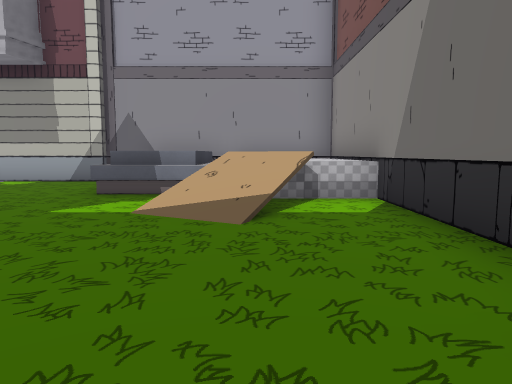
view 1 (above)

18 first-person views from a walk through a Godot game level. The camera is 1.4 m above the floor, tilts 6° down and sees 70° across. The floor is counted in squares, 2 m on a side. Each view is taken from the middle of a square. On the plan, view 1 faces up. The plan holds only what a view shows up to about 11 squares ahead; the rest is blank. The place goes on beyond the plan. Some surface patterns are stand-ins.

view 2
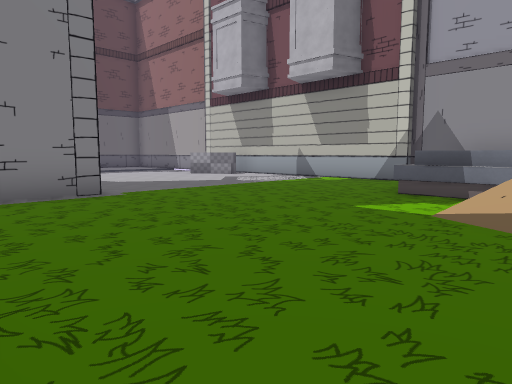

view 3
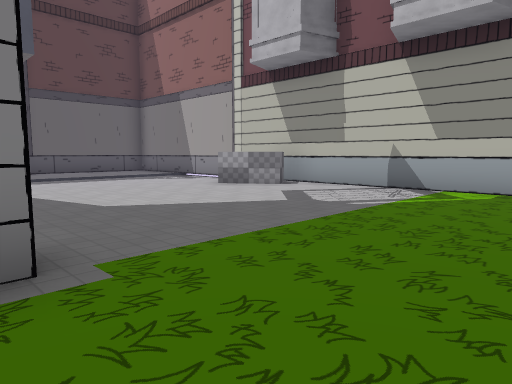

view 4
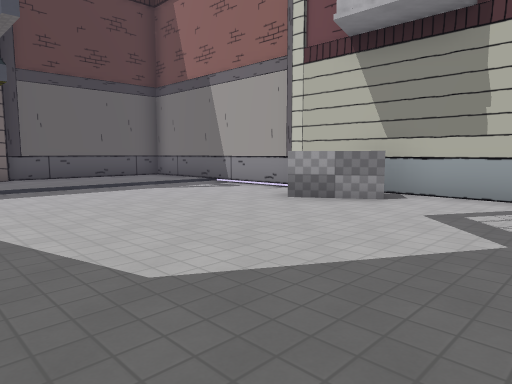

view 5
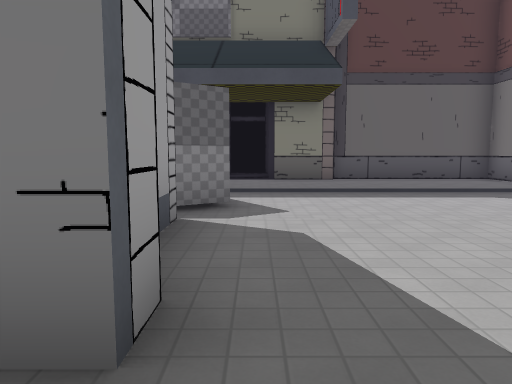

view 6
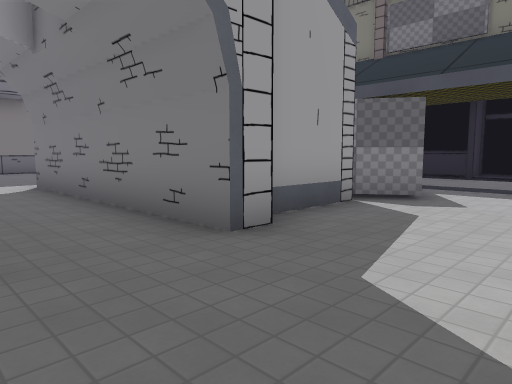

view 7
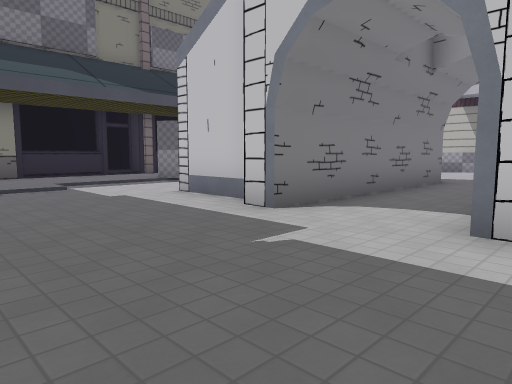

view 8
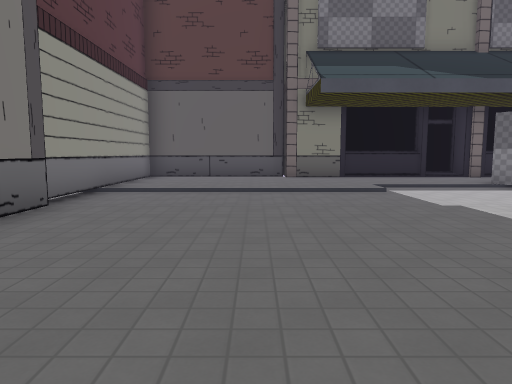

view 9
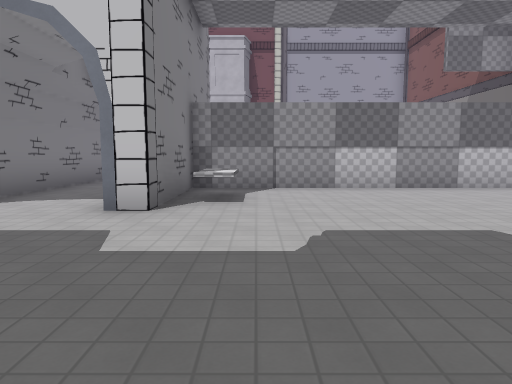

view 10
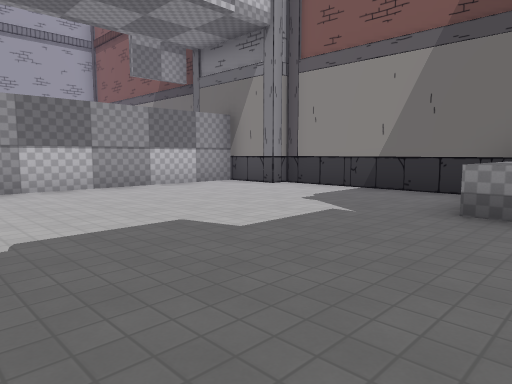

view 11
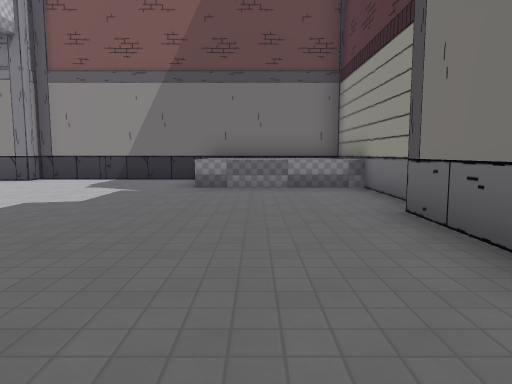

view 12
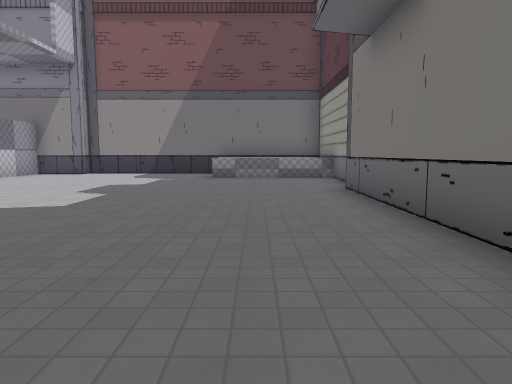

view 13
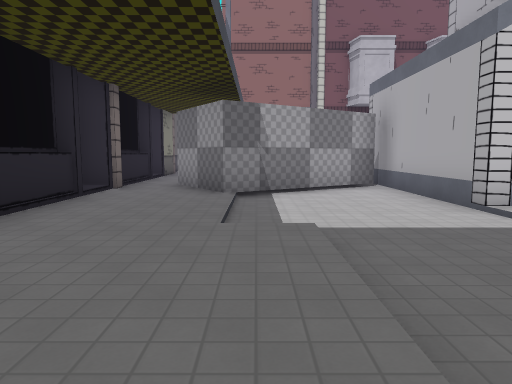

view 14
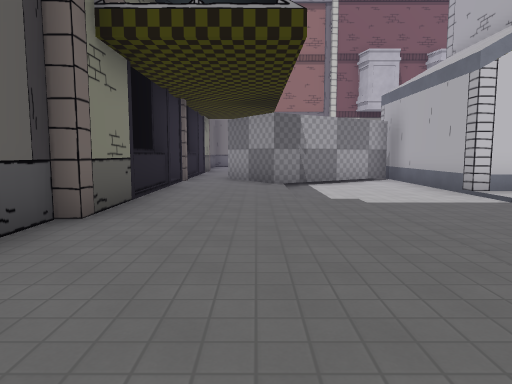

view 15
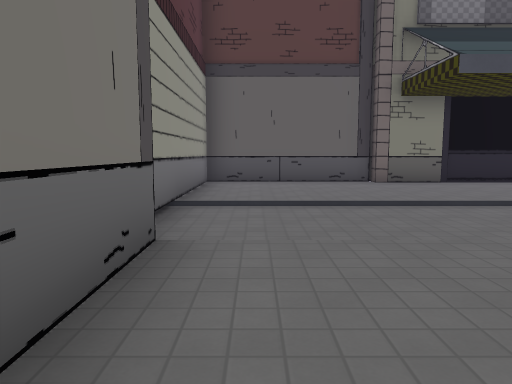

view 16
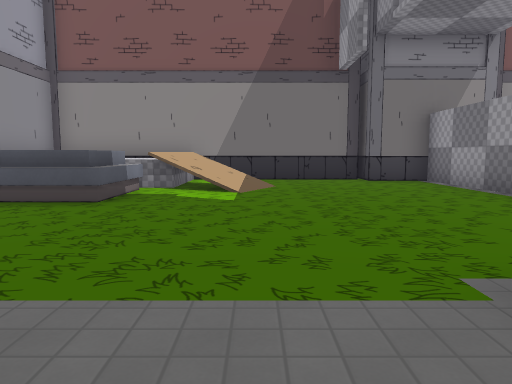

view 17
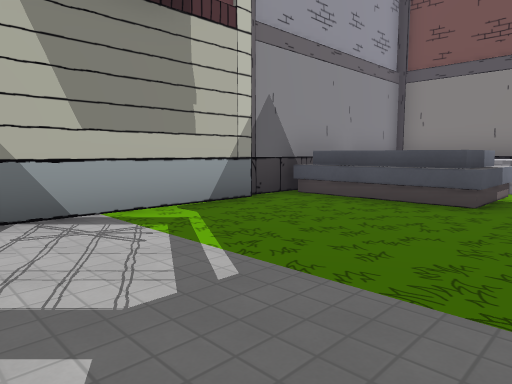

view 18
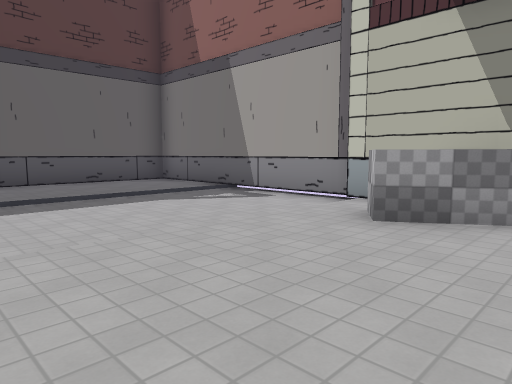

### Floor plan
Key: @ floor where view 1 was taken; # wall or solid block; x gap in a wall; . main floor; - floor 0.25 m lower than the main floor; : floor 1.25 m higher than the main floor; / step, stairs or slope; ^ raised ledge.
Columns run from 19 left of view 1 to 2 right of it. Each row starts with its distance up from view 1.
 10 ######################
  9 #...---/.x.......^^  #
  8 #...---/^^.......^^ :#
  7 #...---/.........^^ :#
  6 #...---/.........../:#
  5 ##..---/..........//.#
  4 ##..---/..........//.#
  3 #/..---/.............#
  2 ##..- #####..#.......#
  1  #.  ###  #. #.......#
  0 ##.###-#  #. #  ...@.#
 -1 #/.##--#  #..#########
 -2 ##..---#  #..#^......#
 -3  #..---####..#.......#
 -4  #..---/.............#
 -5  #...--/.............#
 -6 ##...--/.............#
 -7 #....--/...........^^^
 -8 #....--/...........^^^
 -9 #....--/...........^^^
-10 #....--#########...^^#
-11 ########         ##

Positions as (right, up) in squares from view 1, and headings:
1: (0, 0), facing up
2: (0, 0), facing up-left
3: (-4, 2), facing up-left
4: (-7, 3), facing up-left
5: (-8, 3), facing left
6: (-7, 5), facing down-left
7: (-6, -7), facing up-left
8: (-7, -7), facing left
9: (-5, -8), facing up
10: (-5, -8), facing up-right
11: (-8, -8), facing right
12: (-11, -8), facing right
13: (-15, -8), facing up
14: (-16, -10), facing up
15: (-9, -9), facing left
16: (-8, 4), facing right
17: (-8, 5), facing up-right
18: (-9, 4), facing up-left
